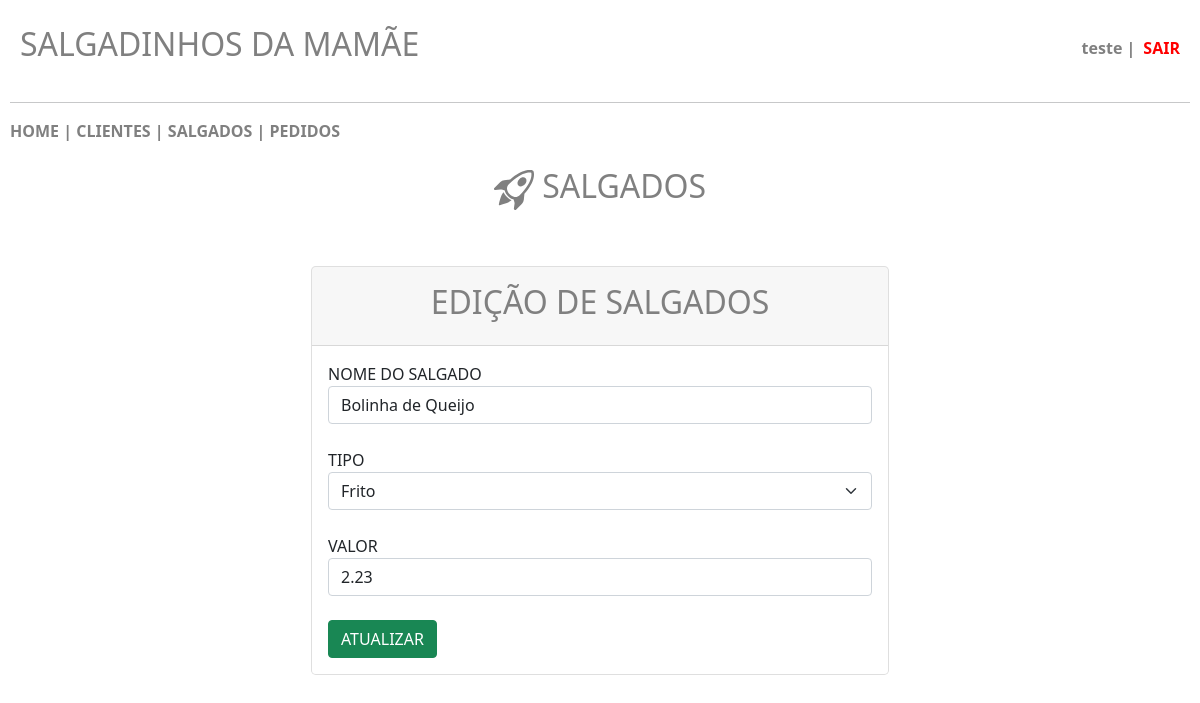
The page /salgados_editar.php?id=2 (signed in) on the database its author committed.
### tables this page shows
CREATE TABLE `salgados` (
  `id` int(11) NOT NULL,
  `nome` varchar(200) NOT NULL,
  `tipo` varchar(50) NOT NULL,
  `valor` float NOT NULL
);

### salgados_editar.php (the view, shortened to what this page needs)
<?php
    include 'conecta.php';
?>
<!DOCTYPE html>
<html lang="pt-br">
    <head>
        <link href="https://cdn.jsdelivr.net/npm/bootstrap@5.0.2/dist/css/bootstrap.min.css" rel="stylesheet">
    </head>
    <body>
        <header class="main-header">
            <h2>SALGADINHOS DA MAMÃE</h2>
            <div class="user-info">
                <?php
                    if (!empty($_SESSION["user"])) {
                        $usuario = $_SESSION["user"];
                        echo "<span class='username'>".htmlspecialchars($usuario)." | </span><a class='logout-link' href='sair.php'>SAIR</a>";
                    }
                ?>
            </div>
        </header>
        <hr>
        <nav>
            <?php
                include 'menu.php';
            ?>
        </nav>
        <br>
        <center><h2>&nbsp;SALGADOS</h2></center>
        <br>
        <br>
        <div class="row justify-content-center row-cols-1 row-cols-md-2 mb-3 text-center">
            <div class="col">
                <div class="card mb-4 rounded-3 shadow-sw">
                    <div class="card-header py-3">
                        <h2>EDIÇÃO DE SALGADOS</h2>
                    </div>
                    <div class="card-body text-start">
                        <?php
                            $id = $_GET['id'];
                            $sql = "SELECT * FROM salgados WHERE id=$id";
                            $query = $conn->query($sql);
                            while ($dados = $query->fetch_assoc()) {
                                $nome = $dados['nome'];
                                $tipo = $dados['tipo'];
                                $valor = $dados['valor'];
                            }
                        ?>
                        <form action="salgados_atualiza.php?id=<?php echo $id; ?>" method="POST">
                            <div class="form-group">
                                <label>NOME DO SALGADO</label>
                                <input type="text" class="form-control" name="nome" value="<?php echo $nome; ?>" required>
                                <br>
                                <label>TIPO</label>
                                <select class="form-select" name="tipo" required>
                                    <option value="Frito" <?php if($tipo == 'Frito') { echo 'selected'; } ?>>Frito</option>
                                </select>
                                <br>
                                <label>VALOR</label>
                                <input type="money" class="form-control" name="valor" value="<?php echo $valor; ?>" required>
                                <br>
                                <button type="submit" class="btn btn-success">ATUALIZAR</button>
                            </div>
                        </form>
                    </div>
                </div>
            </div>
        </div>
    </body>
</html>

### salgados_editar.php (style rules this page uses)
body { padding: 5px; margin: 5px; }
h2 { color: gray; }
.main-header { display: flex; justify-content: space-between; align-items: center; padding: 15px 10px; }
.user-info { display: flex; align-items: center; gap: 8px; color: gray; }
.username { font-weight: bold; }
.logout-link { color: red; font-weight: bold; text-decoration: none; }

### rows shown on the page
salgados: nome "Bolinha de Queijo", tipo "Frito", valor "2.23"

### other values the page prints
$usuario "teste"
